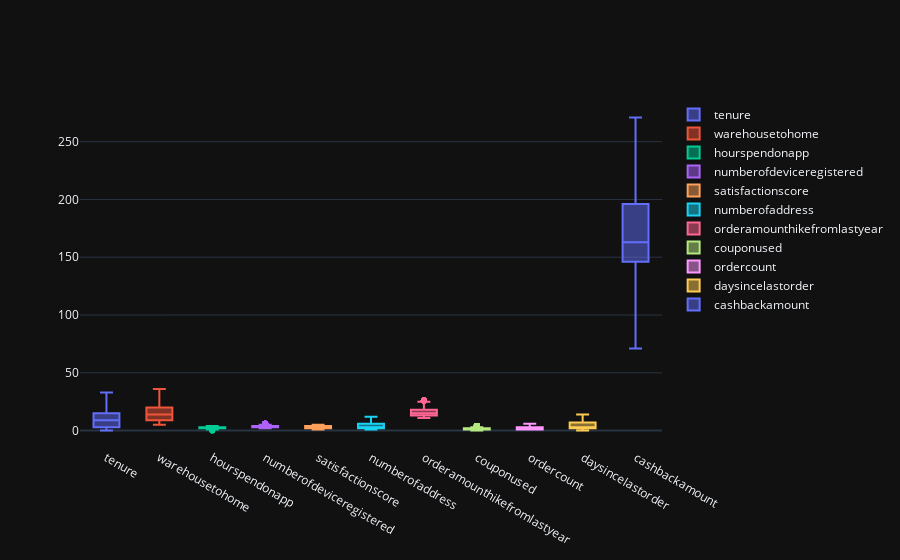

The notebook cell this image was saved under:
### Code cell
'''
This function removes outliers from a given numerical column
by assigning the outliers values to the upper and lower bound.
'''
def remove_outlier(col):
    sorted(col)
    Q1,Q3=np.percentile(col,[25,75])
    IQR=Q3-Q1
    lr= Q1-(1.5 * IQR)
    ur= Q3+(1.5 * IQR)
    lr =round(lr,0)
    ur =round(ur,0)
    return lr, ur


for column in data.columns:
    if data[column].dtype != 'object': 
        lr,ur=remove_outlier(data[column])
        data[column]=np.where(data[column]>ur,ur,data[column])
        data[column]=np.where(data[column]<lr,lr,data[column])

numeric_data = data.select_dtypes(include=np.number)
fig = go.Figure()
for col in numeric_data.columns:
    fig.add_trace(go.Box(y=numeric_data[col],name=col))
fig.update_layout(template='plotly_dark')
fig.show()

### Figure 1 — Plotly figure (JSON) as saved in the notebook; plotly's stock layout.template omitted (floating-point values rounded to 4 significant figures; data arrays with more than 128 entries replaced by an {"elided": "..."} marker saying what was removed)
{"data": [{"name": "tenure", "type": "box", "y": {"elided": "5630 int values"}}, {"name": "warehousetohome", "type": "box", "y": {"elided": "5630 int values"}}, {"name": "hourspendonapp", "type": "box", "y": {"elided": "5630 int values"}}, {"name": "numberofdeviceregistered", "type": "box", "y": {"elided": "5630 int values"}}, {"name": "satisfactionscore", "type": "box", "y": {"elided": "5630 int values"}}, {"name": "numberofaddress", "type": "box", "y": {"elided": "5630 int values"}}, {"name": "orderamounthikefromlastyear", "type": "box", "y": {"elided": "5630 int values"}}, {"name": "couponused", "type": "box", "y": {"elided": "5630 int values"}}, {"name": "ordercount", "type": "box", "y": {"elided": "5630 int values"}}, {"name": "daysincelastorder", "type": "box", "y": {"elided": "5630 int values"}}, {"name": "cashbackamount", "type": "box", "y": {"elided": "5630 int values"}}], "layout": {}}
